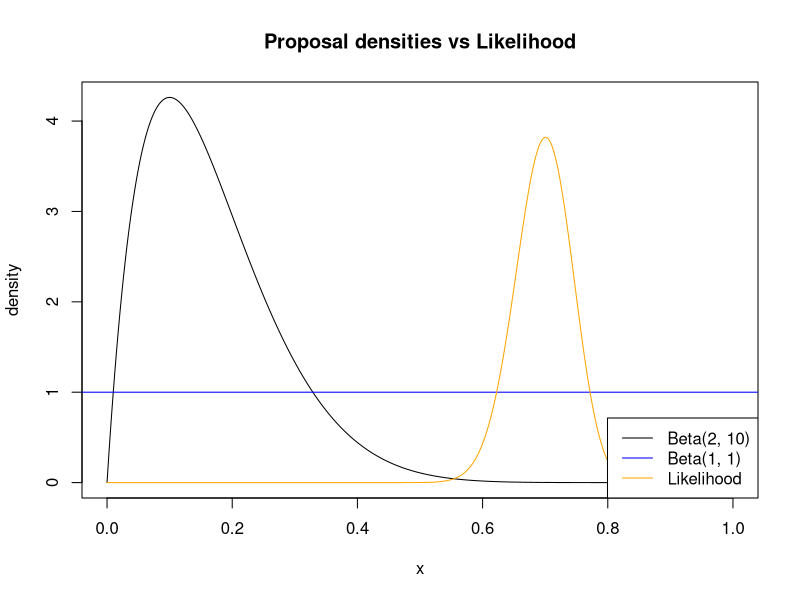
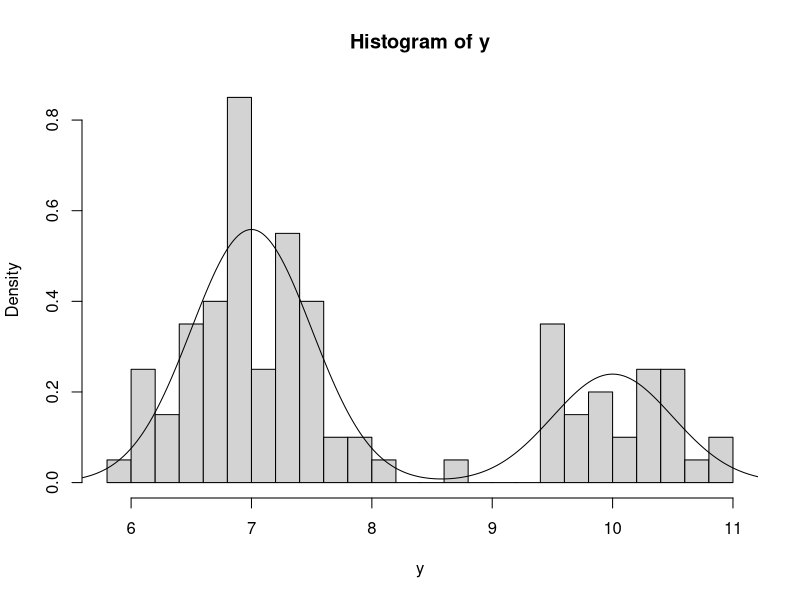
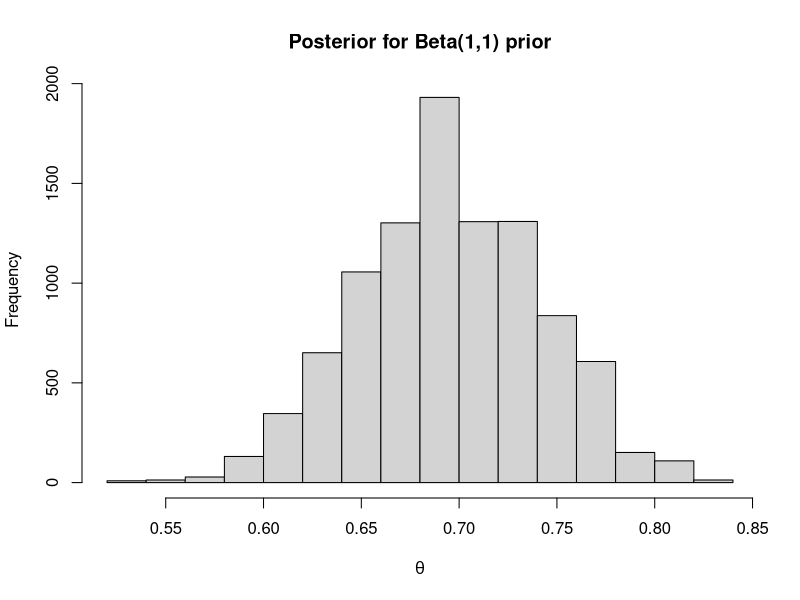
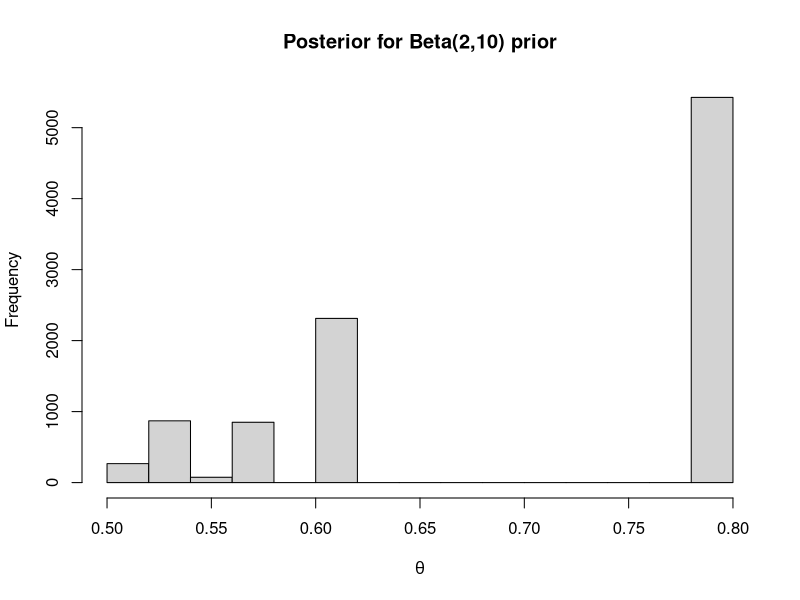
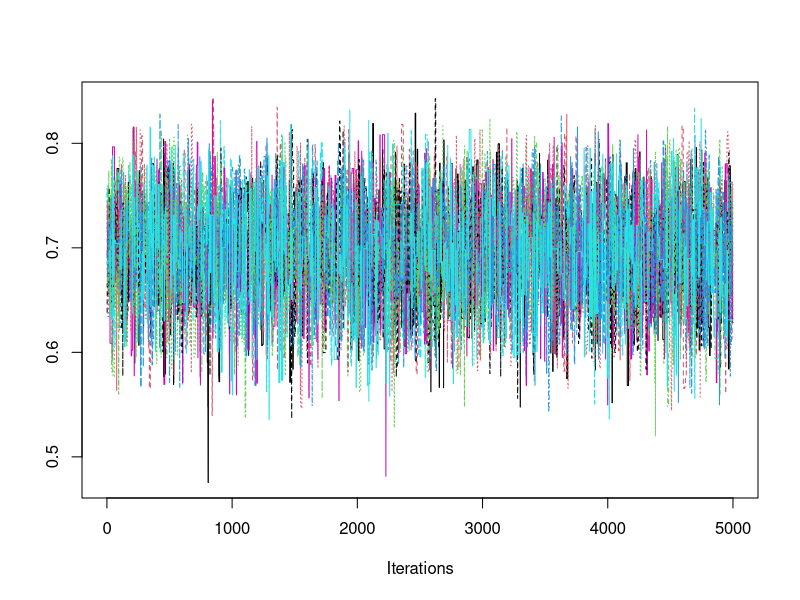
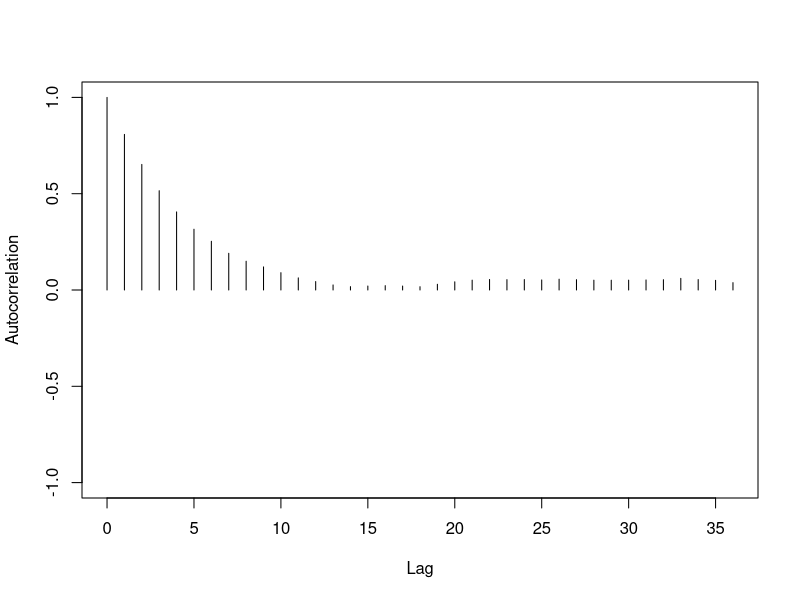
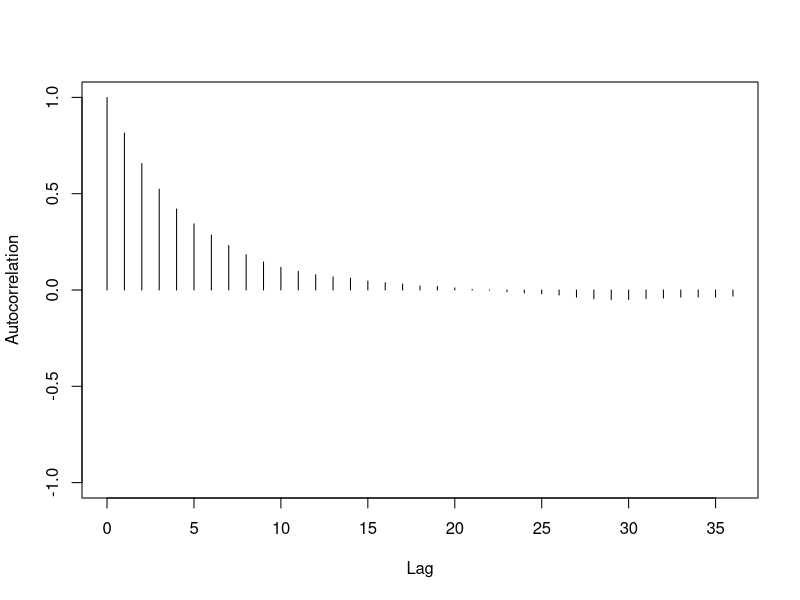
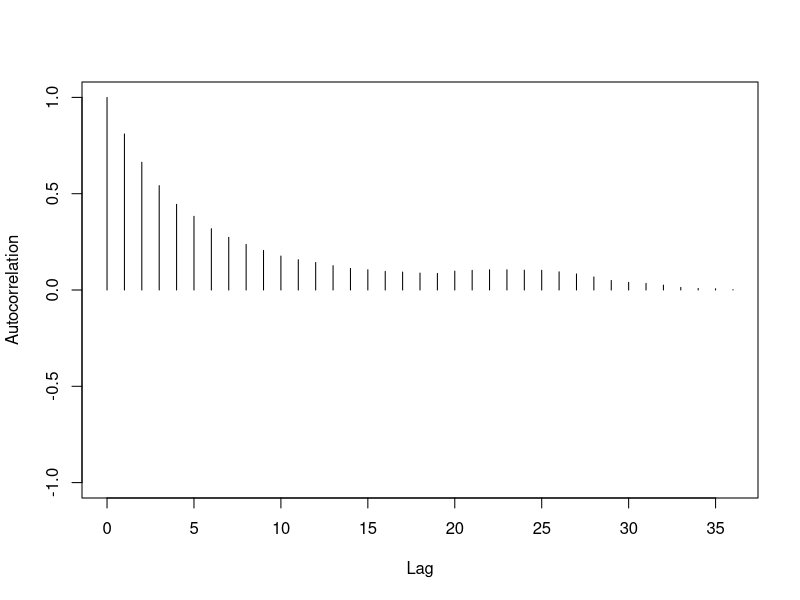

The R script that drew these images, in order:
library(coda)

#Example 7.2, Givens and Hoeting (2005), Estimating a mixture parameter

# Suppose we have observed 100 observations sampled
# i.i.d. from the mixture distribution: theta * N(7, .5^2) + (1 - theta) * N(10, .5^2)
# Suppose we want to estimate theta.  Note that the true theta = .7
#
# Data distribution: p(y | theta) = theta * N(7, .5^2) + (1 - theta) * N(10, .5^2)
# Prior distribution: theta ~ Beta(1, 1)
# Proposal distribution: theta_star ~ Beta(alpha, beta)

y = c(7.25325222659913, 6.85652267046824, 7.23643792894966, 7.03343611519664,
6.9186591609056, 6.65649879051228, 6.42308043084932, 7.46636287619574,
10.3497865413661, 6.93593298389149, 6.83974994639286, 10.1477534866707,
7.18844547660898, 8.79161716373787, 6.77135115622428, 9.89206349173715,
10.6292620609587, 6.17109362928208, 9.44878709751433, 7.12422462946795,
6.75066335182976, 7.42808832040163, 9.4949511197615, 6.74956775652862,
9.46445384762244, 7.27348041082583, 6.98896265672564, 7.26262394415349,
6.94244760575449, 7.28846831817204, 9.70904705672207, 10.9878054216487,
7.45111574465272, 6.97036693452533, 6.53291089305878, 6.52220443343591,
6.10163473472885, 10.2820394025033, 8.13866685075031, 9.51099560173583,
7.74154300863383, 6.14372115300404, 6.68548657458669, 10.8689484723994,
6.73064827757487, 10.5866677031468, 9.56384573435206, 6.99562383496413,
6.18576529608999, 10.5254577115642, 9.44970647261562, 9.84118730329914,
7.21312721539275, 7.83136245649827, 10.2825737379552, 6.36363038852991,
6.74285813989089, 6.98035358880607, 6.92964132433787, 6.84202550407557,
7.38016635912841, 9.78362588855716, 7.58508950152404, 9.50912675753626,
6.55132388271122, 6.88852617303433, 7.90209596243866, 7.01301915336949,
9.93871470060288, 7.51086841627442, 6.67441840075985, 6.10225392630878,
7.40059858311095, 7.30520952023732, 7.21041994910681, 10.519655486735,
10.1288125396083, 7.04575576918983, 9.8008750675778, 10.3528228749625,
7.25796001419125, 7.67456458165231, 6.52507043820612, 6.57628671699353,
6.52670898857082, 7.44576437202348, 10.5860658476161, 6.97650854570433,
6.89904378626167, 7.48642531607213, 6.39227547871176, 7.32020055238666,
9.64975498620833, 6.92112490660115, 10.4213997762887, 6.3455538999162,
6.99875637216512, 6.98618105048244, 5.96048736574766, 10.2852677946904)

# consider using two different jumping distributions:  a Beta(1,1)
# equivalent to a Uniform(0, 1), and a Beta(2, 10)
# these do not depend on the current value of theta,
# so we can implement an independence MH sampler.

#Calculate likelihood of a single value y
lik = function(y, w) {
	w * dnorm(y, 7, .5) + (1 - w) * dnorm(y, 10, .5)
}

# log of joint likelihood
log_jlik = function(y, w) {
  sum(log(lik(y, w)))
}

# plot target and proposal densities

# seq of theta values
x = seq(0, 1, len = 1001)
# plot proposal density Beta(2, 10)
plot(x, dbeta(x, 2, 10), type = "l", ylab = "density")
# Beta(1, 1) proposal density
abline(h = 1, col = "blue")
# target (scaled)
# compute log-likelihood evaluated at many values of w
loglik_x = sapply(x, function(w) sum(log(lik(y, w))))
# transform loglik_x back to original scale (with some scaling for plotting purposes)
# and plot it
lines(x, exp(loglik_x + 130), col = "orange")
# plot legend
legend("bottomright", legend = c("Beta(2, 10)", "Beta(1, 1)", "Likelihood"), col = c("black", "blue", "orange"),
       lty = 1)
title("Proposal densities vs Likelihood")
# notice that the Beta(2, 10) proposal is nowhere near the target density,
# which creates an inefficient sampler

#histogram of data
hist(y, breaks = 25, freq = FALSE)

#plot true density
theta = seq(5, 12, len = 1000)
lines(theta, lik(theta, .7))

#Derive r to understand steps
independence_chain = function(B, start, jump_parm) {
  alpha = jump_parm[1]
  beta = jump_parm[2]

  theta = numeric(B + 1)
  theta[1] = start

  for (i in 2:length(theta)) {
    theta_star = rbeta(1, alpha, beta)
    log_numr = log_jlik(y, theta_star) +
      dbeta(theta_star, 1, 1, log = TRUE) -
      dbeta(theta_star, alpha, beta, log = TRUE)
    log_denr = log_jlik(y, theta[i - 1]) +
      dbeta(theta[i - 1], 1, 1, log = TRUE) -
      dbeta(theta[i - 1], alpha, beta, log = TRUE)
    logr = log_numr - log_denr

    if (log(runif(1)) <= min(logr, 0)) {
      theta[i] = theta_star
    } else {
      theta[i] = theta[i - 1]
    }
  }
  return(theta)
}

set.seed(72)
B = 10000
ini = rbeta(1, 1, 1)
# run chains for different proposal distributions
mh1 = independence_chain(B, start = ini, jump_parm = c(1, 1))
mh2 = independence_chain(B, start = ini, jump_parm = c(2, 10))

mean(mh1)
mean(mh2)

# Histogram of values of first chain
#(after discarding the first 200 observations)
hist(mh1[201:10001], xlab = expression(theta), main = "Posterior for Beta(1,1) prior")

# Histogram of values of second chain
#(after discarding the first 200 observations)
hist(mh2[201:10001], xlab = expression(theta), main = "Posterior for Beta(2,10) prior")

# run chains from several different starting values
mh1a = independence_chain(B, start = 0, jump_parm = c(1, 1))
mh1b = independence_chain(B, start = .1, jump_parm = c(1, 1))
mh1c = independence_chain(B, start = .2, jump_parm = c(1, 1))
mh1d = independence_chain(B, start = .3, jump_parm = c(1, 1))
mh1e = independence_chain(B, start = .4, jump_parm = c(1, 1))
mh1f = independence_chain(B, start = .5, jump_parm = c(1, 1))
mh1g = independence_chain(B, start = .6, jump_parm = c(1, 1))
mh1h = independence_chain(B, start = .7, jump_parm = c(1, 1))
mh1i = independence_chain(B, start = .8, jump_parm = c(1, 1))
mh1j = independence_chain(B, start = .9, jump_parm = c(1, 1))
mh1k = independence_chain(B, start = 1, jump_parm = c(1, 1))

# create mcmc objects of each chain, discarding warmup
mc1 = mcmc(mh1a[5002:10001])
mc2 = mcmc(mh1b[5002:10001])
mc3 = mcmc(mh1c[5002:10001])
mc4 = mcmc(mh1d[5002:10001])
mc5 = mcmc(mh1e[5002:10001])
mc6 = mcmc(mh1f[5002:10001])
mc7 = mcmc(mh1g[5002:10001])
mc8 = mcmc(mh1h[5002:10001])
mc9 = mcmc(mh1i[5002:10001])
mc10 = mcmc(mh1j[5002:10001])
mc11 = mcmc(mh1k[5002:10001])

# combine chains into mcmc list
mc = mcmc.list(mc1, mc2, mc3, mc4, mc5, mc6, mc7, mc8, mc9, mc10, mc11)

# trace plot for the chains
traceplot(mc)

# acf cplot
autocorr.plot(mc)

# effective sample size
effectiveSize(mc)

# Calculate scale reduction factor
gelman.diag(mc, autoburnin = FALSE)

# Plot Gelman statistic
gelman.plot(mc, autoburnin = FALSE)

# Heidelberg & Welch
# If the halfwidth test fails, extend the chain(s)
heidel.diag(mc)

# Raftery-Lewis
# Want to the dependence factor less than 5.  If not the case,
# we'll need more samples
raftery.diag(mc)

# Geweke
# z scores for a test of equality (should be between -2 and 2)
# if converged
geweke.diag(mc)

